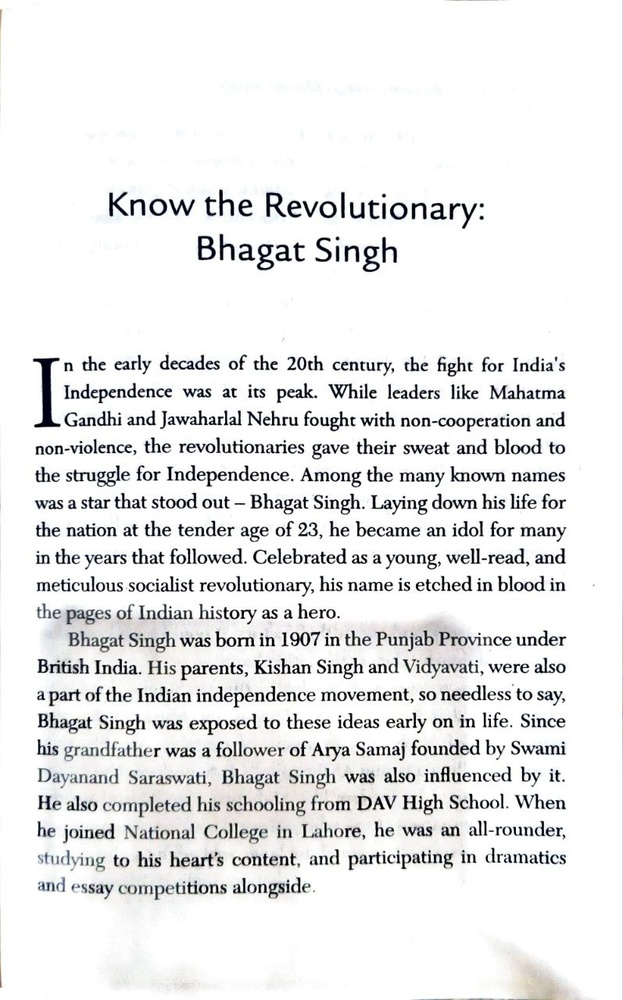
#> input picture cv/data/text.jpg, 623 x 1000 px, shrunk from 797 x 1280 before the run, found by its file name
$ python remove_blur.py
#> lines starting #> are read from the running program, lines starting #| are printed output that depends on the picture
import cv2 as cv
import numpy as np

def wiener_filter(img, psf, K=0.01):
    """
    Applies a Wiener filter to an image.
    img: Grayscale degraded image
    psf: Point Spread Function (the blur kernel)
    K: Constant representing Noise-to-Signal ratio (Sn/Sf)
    """
#> called with psf = array of shape (5, 5), K = 0.015
    # Convert to float32
    img = img.astype(np.float32)

    # 1. Take the 2D Fast Fourier Transform of the image and the PSF
    img_fft = np.fft.fft2(img)
    psf_fft = np.fft.fft2(psf, s=img.shape) # Match size to image

    # 2. Calculate the complex conjugate of the PSF
    psf_fft_conj = np.conj(psf_fft)

    # 3. Apply the Wiener Filter formula
    # W = H* / (|H|^2 + K)
    psf_fft_mag_sq = np.abs(psf_fft) ** 2
    wiener_kernel = psf_fft_conj / (psf_fft_mag_sq + K)

    # 4. Multiply the degraded image's FFT by our Wiener kernel
    result_fft = img_fft * wiener_kernel

    # 5. Take the Inverse FFT to convert back to the spatial image domain
    result = np.fft.ifft2(result_fft)
    result = np.abs(result) # Take real magnitude
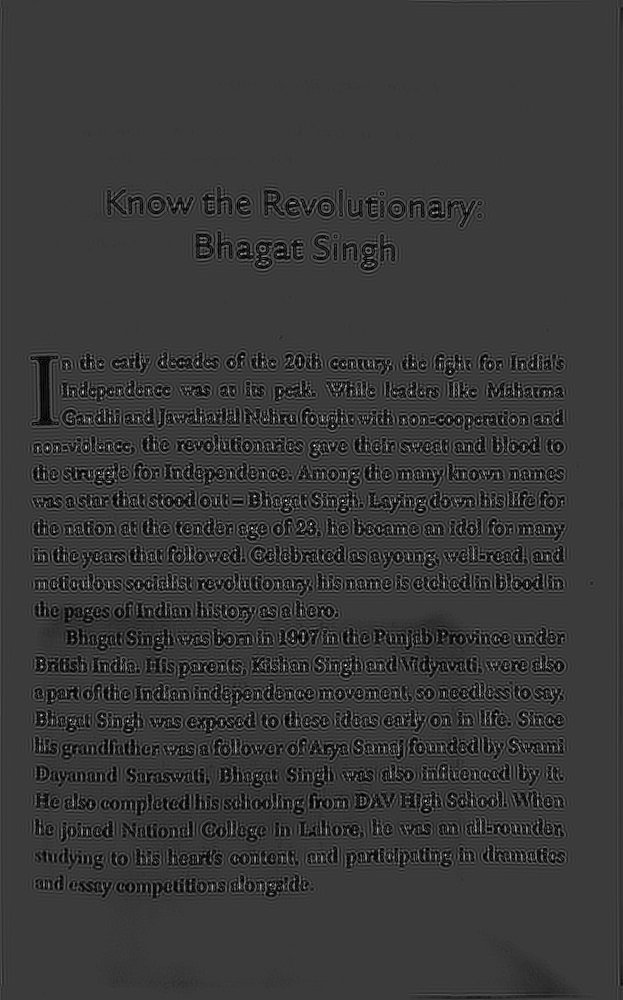
#> result: shape (1000, 623) float64; min 9.35e-05, max 1075.2, mean 242; drawn with min black and max white

    # Clip values to valid [0, 255] range
    return np.clip(result, 0, 255).astype(np.uint8)
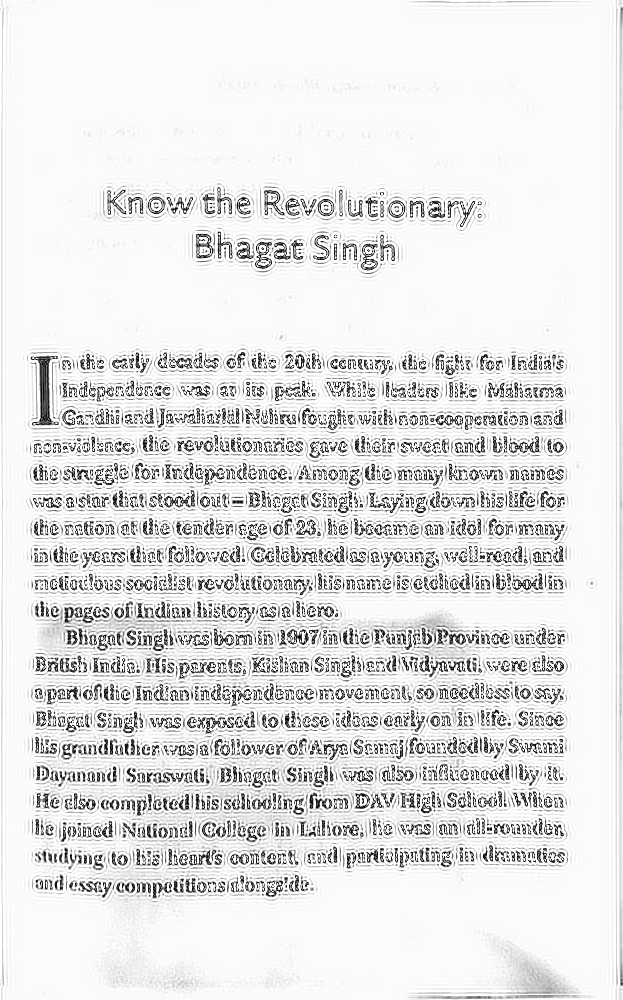
#> returned value: shape (1000, 623); min 0, max 255, mean 228.6


blurry_img = cv.imread('E:/CV/data/text.jpg', cv.IMREAD_GRAYSCALE)

# Create a simulated Blur Kernel (PSF) - e.g., a 5x5 Gaussian blur kernel
psf = cv.getGaussianKernel(5, 1.5)
psf = np.outer(psf, psf)

# Apply the filter (Adjust 'K' if the image is too noisy or still blurry)
deblurred_img = wiener_filter(blurry_img, psf, K=0.015)

cv.imwrite('deblurred_wiener.jpg', deblurred_img)
